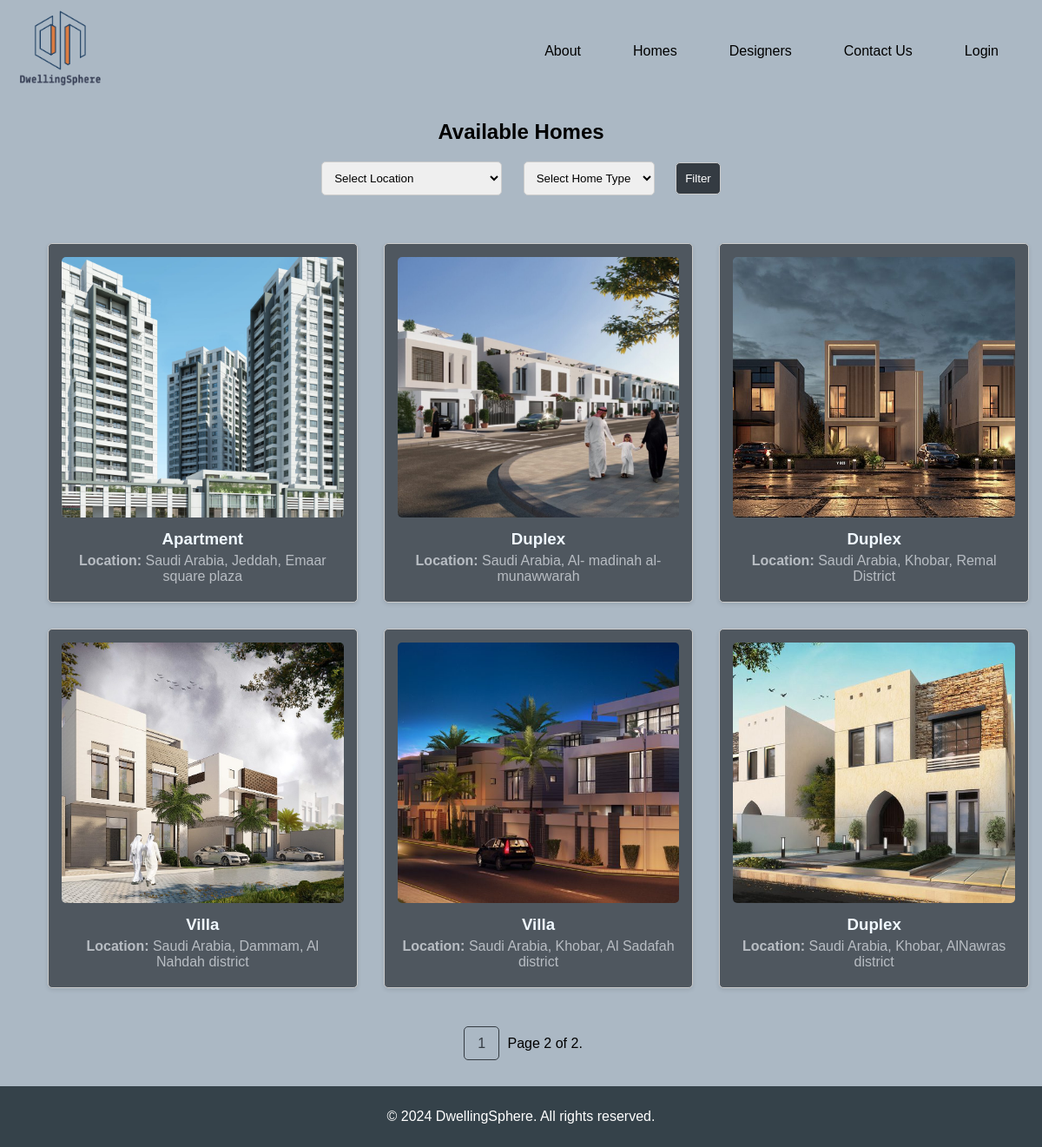
Before: /homes/list/?page=2 with the older database file.
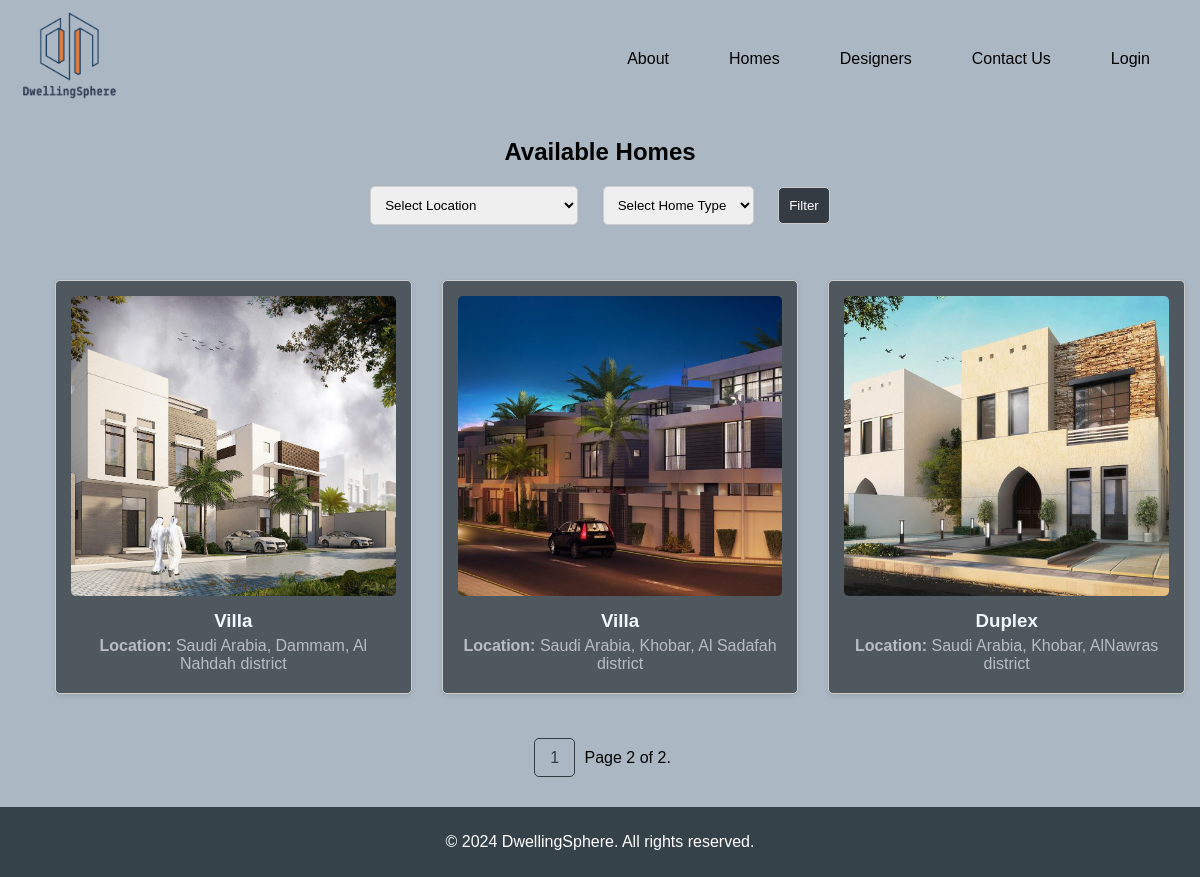
After: the same page with the newer database file.
### homes/models.py (models this page shows, shortened)
class Home(models.Model):
    title = models.CharField(max_length=200)
    contact = models.TextField()
    price = models.DecimalField(max_digits=10, decimal_places=2)
    location = models.CharField(max_length=200)
    size = models.IntegerField()
    bedrooms = models.IntegerField()
    bathrooms = models.IntegerField()
    img = models.ImageField(upload_to='images/', blank=True, null=True)

### homes/views.py (the view)
# urls.py: path('list/', views.home_list, name='home_list'),  # URL for viewing the list of homes
def home_list(request):
    location = request.GET.get('location')
    title = request.GET.get('title')
    homes = Home.objects.all()
    if location:
        homes = homes.filter(location=location)
    if title:
        homes = homes.filter(title=title)
    paginator = Paginator(homes, 9)  # Show 9 homes per page
    page_number = request.GET.get('page')
    page_obj = paginator.get_page(page_number)
    return render(request, 'homes/home_list.html', {'page_obj': page_obj})

### homes/templates/homes/home_list.html (shortened to what this page needs)
{% extends 'main_app/base.html' %}
{% load static %}
{% block content %}
<h2>Available Homes</h2>
<div class="filter-container">
    <form method="GET" action="">
        <select name="location">
            <option value="">Select Location</option>
        </select>
        <select name="title">
            <option value="">Select Home Type</option>
        </select>
        <button type="submit">Filter</button>
    </form>
</div>
<div class="home-list-container">
    {% if page_obj %}
        {% for home in page_obj %}
            <div class="home-card">
                <a href="{% url 'homes:home_detail' home.id %}">
                    {% if home.img %}
                        <img src="{{ home.img.url }}" alt="{{ home.title }}">
                    {% endif %}
                    <div class="home-details">
                        <h3>{{ home.title }}</h3>
                        <p><strong>Location:</strong> {{ home.location }}</p>
                    </div>
                </a>
            </div>
        {% endfor %}
    {% else %}
        <p>No homes available at the moment.</p>
    {% endif %}
</div>
<div class="pagination">
    <span class="step-links">
        {% if page_obj.has_previous %}
            <a href="?page=1">1</a>
        {% endif %}
        <span class="current">
            Page {{ page_obj.number }} of {{ page_obj.paginator.num_pages }}.
        </span>
    </span>
</div>
{% endblock %}

Changed rows visible on the page:
no longer on this page (row edited): Home: img (picture), title "Apartment", location "Saudi Arabia, Jeddah, Emaar square plaza"
no longer on this page (row edited): Home: img (picture), title "Duplex", location "Saudi Arabia, Al- madinah al-munawwarah"
no longer on this page (row edited): Home: img (picture), title "Duplex", location "Saudi Arabia, Khobar, Remal District"
